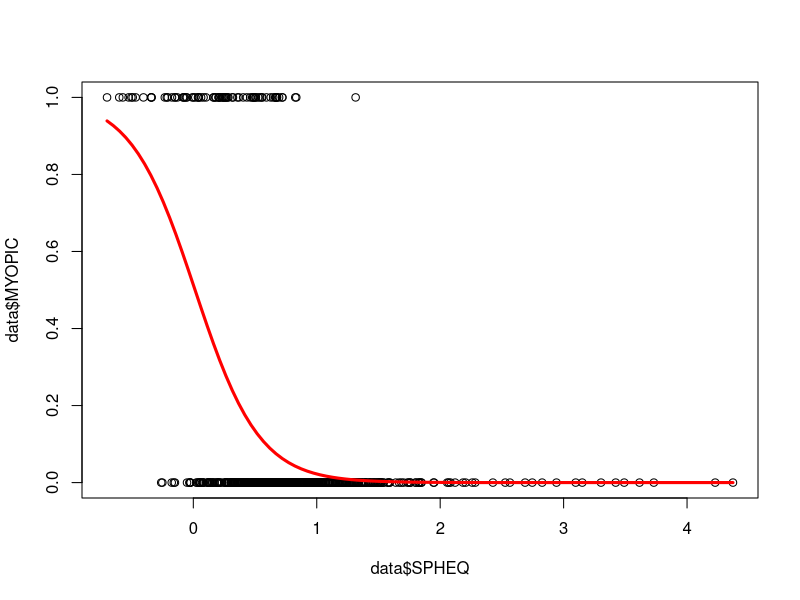

This figure's R source:
data = read.table("./data/MYOPIA.txt", header = TRUE)

logModel = glm(MYOPIC ~ SPHEQ, data = data, family = binomial(link = "logit"))

summary(logModel)

plot(data$SPHEQ, data$MYOPIC)

c = curve(predict(logModel,data.frame(SPHEQ=x),type="resp"),add=TRUE, col="red", lwd=3) 

# Another way to plot the same curve
# f = function(x){
#   u = exp(logModel$coefficients[1] + logModel$coefficients[2] * x)
#   return(u / (1 + u))
# }
# 
# curve(f, add=T, col="red", lwd=5)

logLik(logModel)





